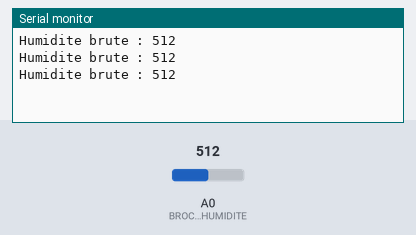
The sketch below on a simulated Arduino Uno, built with avr-gcc and run on an emulated ATmega328P. On the bench: the last lines printed to the serial monitor. The test bench sets the inputs (shaded band); at power-on: A0 (BROCHE_HUMIDITE) = 512.

Above: at 1.3 s.
1.4 s: A0 (BROCHE_HUMIDITE) set to 716
At 1.9 s:
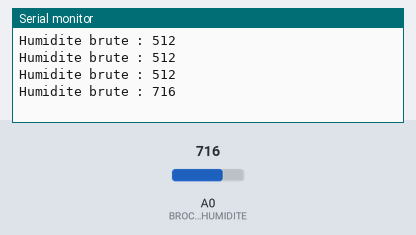
2.9 s: A0 (BROCHE_HUMIDITE) set to 900
At 3.4 s:
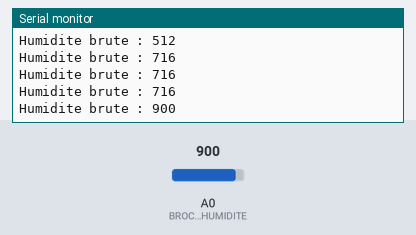
Timing chart, 0 to 5.9 s (numbered marks = the images above; inputs shaded):
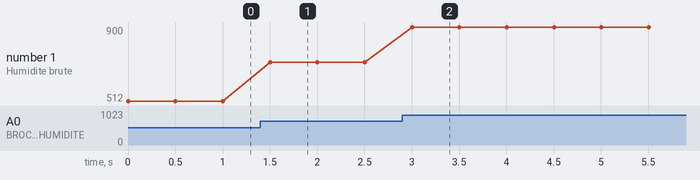

Measured:
- after the input at 1.4 s, the serial monitor: prints a new line after 0.10 s (image 1)
- after the input at 2.9 s, the serial monitor: prints a new line after 0.10 s (image 2)
- plotted number 1: 512 → 716 after the input at 1.4 s, 716 → 900 after the input at 2.9 s

The sketch:

01_capteur_humidite.ino
```cpp
// Déclare la broche analogique reliée au capteur d'humidité Grove.
const int BROCHE_HUMIDITE = A0;

// Déclare la variable qui recevra la mesure brute.
int valeurHumidite = 0;

// La fonction setup s'exécute une seule fois au démarrage.
void setup() {
  // Démarre la communication série à 115200 bauds.
  Serial.begin(115200);

  // Attend brièvement la disponibilité du port série sans bloquer indéfiniment.
  while (!Serial && millis() < 3000) {
    // Réalise une courte attente de dix millisecondes.
    delay(10);
  }
}

// La fonction loop s'exécute continuellement.
void loop() {
  // Lit le signal analogique produit par le capteur.
  valeurHumidite = analogRead(BROCHE_HUMIDITE);

  // Affiche un libellé compréhensible dans le moniteur série.
  Serial.print("Humidite brute : ");

  // Affiche la valeur mesurée.
  Serial.println(valeurHumidite);

  // Attend une demi-seconde avant la mesure suivante.
  delay(500);
}
```
